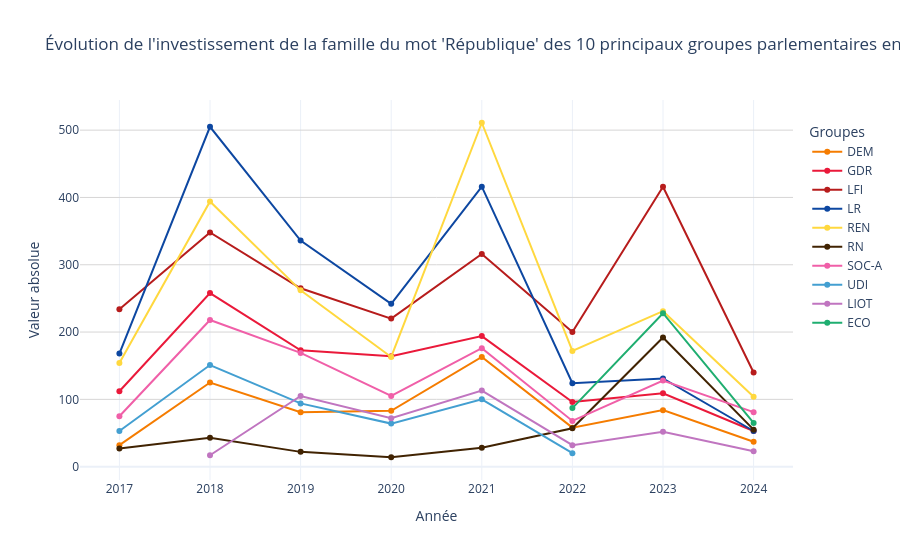

The notebook cell this image was saved under:
### Code cell
evolution_groupes_va(df)

### Figure 1 — Plotly figure (JSON) as saved in the notebook; plotly's stock layout.template omitted (floating-point values rounded to 4 significant figures)
{"data": [{"hovertemplate": "<b>%{x}</b><br>%{y} occurences<extra>DEM</extra>", "line": {"color": "#F57C00", "width": 2}, "marker": {"color": "#F57C00", "size": 6}, "mode": "lines+markers", "name": "DEM", "type": "scatter", "x": [2017, 2018, 2019, 2020, 2021, 2022, 2023, 2024], "y": [32, 125, 81, 83, 163, 58, 84, 37]}, {"hovertemplate": "<b>%{x}</b><br>%{y} occurences<extra>GDR</extra>", "line": {"color": "#ea193a", "width": 2}, "marker": {"color": "#ea193a", "size": 6}, "mode": "lines+markers", "name": "GDR", "type": "scatter", "x": [2017, 2018, 2019, 2020, 2021, 2022, 2023, 2024], "y": [112, 258, 173, 164, 194, 96, 109, 53]}, {"hovertemplate": "<b>%{x}</b><br>%{y} occurences<extra>LFI</extra>", "line": {"color": "#B71C1C", "width": 2}, "marker": {"color": "#B71C1C", "size": 6}, "mode": "lines+markers", "name": "LFI", "type": "scatter", "x": [2017, 2018, 2019, 2020, 2021, 2022, 2023, 2024], "y": [234, 348, 265, 220, 316, 200, 416, 140]}, {"hovertemplate": "<b>%{x}</b><br>%{y} occurences<extra>LR</extra>", "line": {"color": "#0D47A1", "width": 2}, "marker": {"color": "#0D47A1", "size": 6}, "mode": "lines+markers", "name": "LR", "type": "scatter", "x": [2017, 2018, 2019, 2020, 2021, 2022, 2023, 2024], "y": [168, 505, 336, 242, 416, 124, 131, 53]}, {"hovertemplate": "<b>%{x}</b><br>%{y} occurences<extra>REN</extra>", "line": {"color": "#FFD83E", "width": 2}, "marker": {"color": "#FFD83E", "size": 6}, "mode": "lines+markers", "name": "REN", "type": "scatter", "x": [2017, 2018, 2019, 2020, 2021, 2022, 2023, 2024], "y": [154, 394, 262, 163, 511, 172, 231, 104]}, {"hovertemplate": "<b>%{x}</b><br>%{y} occurences<extra>RN</extra>", "line": {"color": "#412302", "width": 2}, "marker": {"color": "#412302", "size": 6}, "mode": "lines+markers", "name": "RN", "type": "scatter", "x": [2017, 2018, 2019, 2020, 2021, 2022, 2023, 2024], "y": [27, 43, 22, 14, 28, 57, 192, 55]}, {"hovertemplate": "<b>%{x}</b><br>%{y} occurences<extra>SOC-A</extra>", "line": {"color": "#F05FA8", "width": 2}, "marker": {"color": "#F05FA8", "size": 6}, "mode": "lines+markers", "name": "SOC-A", "type": "scatter", "x": [2017, 2018, 2019, 2020, 2021, 2022, 2023, 2024], "y": [75, 218, 169, 105, 176, 68, 128, 81]}, {"hovertemplate": "<b>%{x}</b><br>%{y} occurences<extra>UDI</extra>", "line": {"color": "#439FD1", "width": 2}, "marker": {"color": "#439FD1", "size": 6}, "mode": "lines+markers", "name": "UDI", "type": "scatter", "x": [2017, 2018, 2019, 2020, 2021, 2022], "y": [53, 151, 94, 64, 100, 20]}, {"hovertemplate": "<b>%{x}</b><br>%{y} occurences<extra>LIOT</extra>", "line": {"color": "#C075C0", "width": 2}, "marker": {"color": "#C075C0", "size": 6}, "mode": "lines+markers", "name": "LIOT", "type": "scatter", "x": [2018, 2019, 2020, 2021, 2022, 2023, 2024], "y": [17, 105, 72, 113, 32, 52, 23]}, {"hovertemplate": "<b>%{x}</b><br>%{y} occurences<extra>ECO</extra>", "line": {"color": "#1FAE70", "width": 2}, "marker": {"color": "#1FAE70", "size": 6}, "mode": "lines+markers", "name": "ECO", "type": "scatter", "x": [2022, 2023, 2024], "y": [87, 228, 65]}], "layout": {"font": {"size": 12}, "hovermode": "x unified", "legend": {"bgcolor": "rgba(255,255,255,0.8)", "title": {"text": "Groupes"}, "x": 1.02, "y": 0.95}, "title": {"text": "Évolution de l'investissement de la famille du mot 'République' des 10 principaux groupes parlementaires en VA (A)"}, "xaxis": {"dtick": 1, "showgrid": true, "tickmode": "linear", "title": {"text": "Année"}}, "yaxis": {"gridcolor": "#D7D6D6", "showgrid": true, "title": {"text": "Valeur absolue"}}}}
